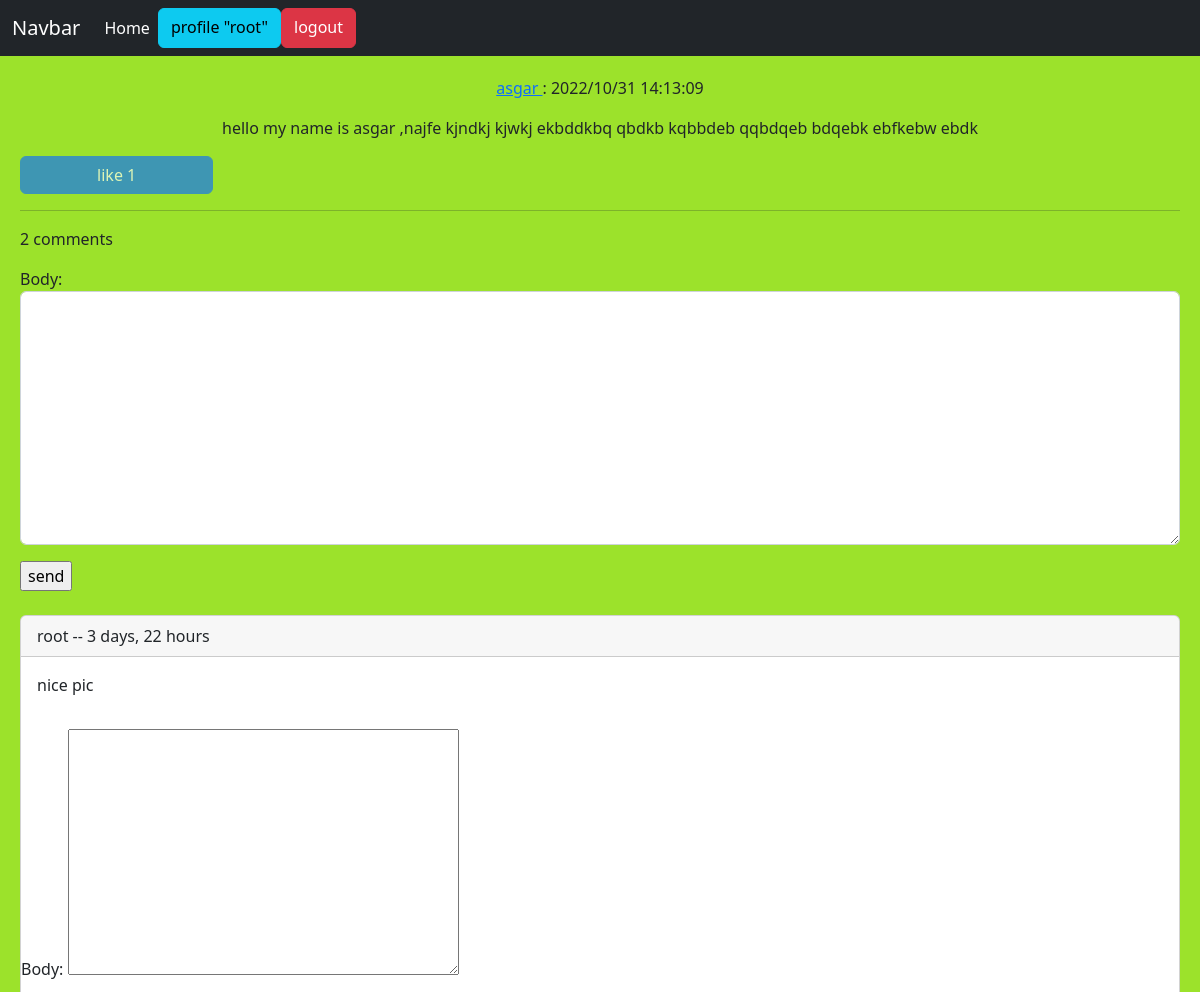
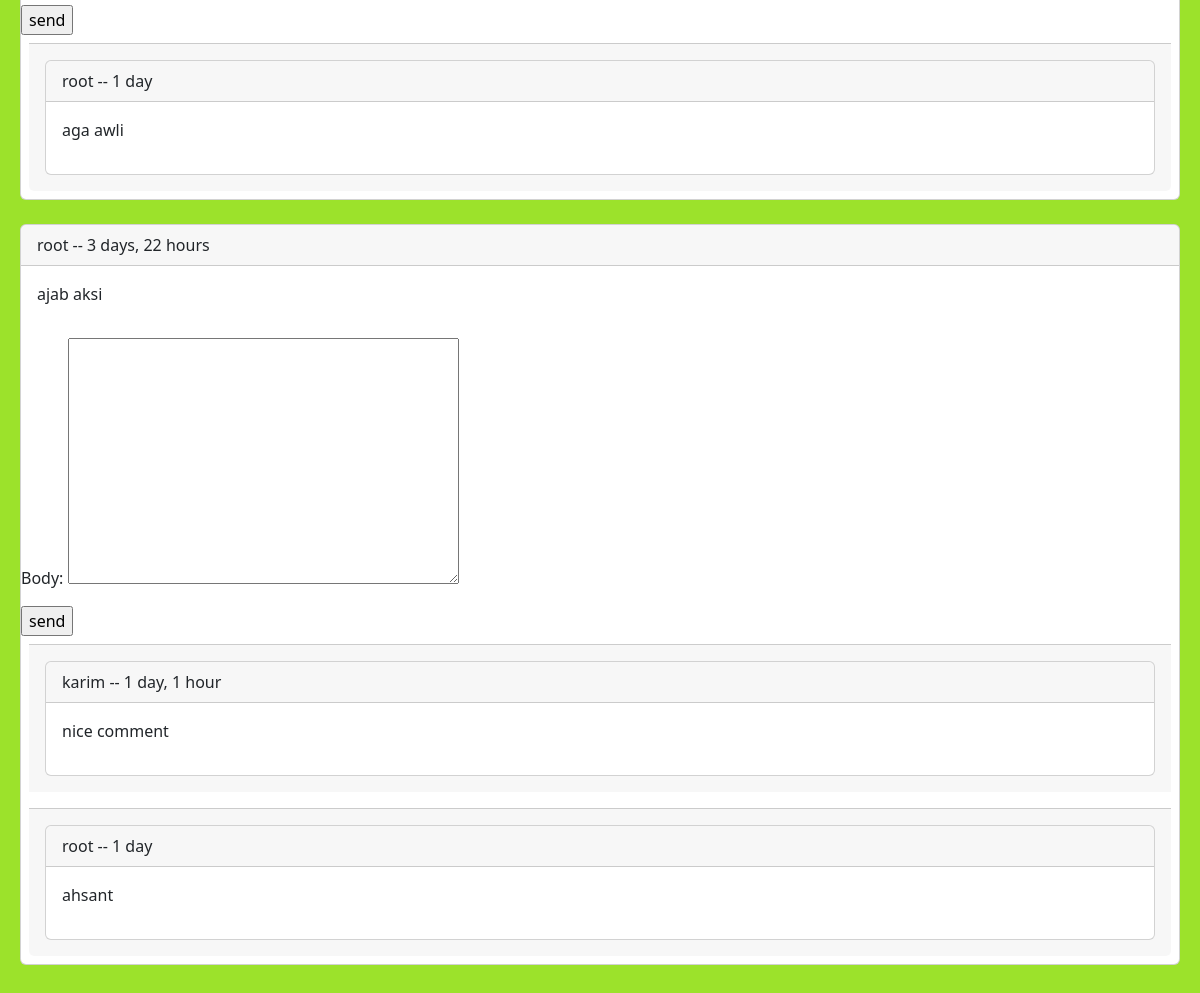
The page /post/2/hello-my-name-is-asgar-najfe-kjndkj-kjwkj-ekbddkbq (signed in) on the database its author committed (2 pictures, top to bottom).
### home/models.py (models this page shows, shortened)
class Post(models.Model):
    user=models.ForeignKey(User,on_delete=models.CASCADE,related_name="posts")
    body=models.TextField()
    slug=models.SlugField(max_length=30)
    created=models.DateTimeField(auto_now_add=True)
    updated=models.DateTimeField(auto_now=True)
    class Meta:
        ordering=('-updated',)
    def like_count(self):
        return self.post_likes.count()
    def user_can_like(self,user):
        user_like=user.user_likes.filter(post=self)
        if user_like.exists():
            return True
        return False

class Comment(models.Model):
    user=models.ForeignKey(User,on_delete=models.CASCADE,related_name='user_comment')
    post=models.ForeignKey(Post,on_delete=models.CASCADE,related_name='post_comment')
    reply=models.ForeignKey('self',on_delete=models.CASCADE,related_name='reply_comment',blank=True,null=True)
    is_reply=models.BooleanField(default=False)
    body=models.TextField(max_length=400)
    created=models.DateTimeField(auto_now_add=True)

### home/views.py (the view, shortened to what this page needs)
# urls.py: path('post/<int:post_id>/<slug:post_slug>',views.PostDetailView.as_view(),name='post_detail'),
class PostDetailView(View):
    form_class=CommentCreateForm
    form_class_reply=CommentReplyForm
    def setup(self, request, *args, **kwargs):
        self.post_instance=get_object_or_404(Post,pk=kwargs['post_id'],slug=kwargs['post_slug'])
        return super().setup(request, *args, **kwargs)
    def get(self, request, *args, **kwargs):
        comments = self.post_instance.post_comment.filter(is_reply=False)
        can_like=False
        self.post_instance.user_can_like(request.user)
        if request.user.is_authenticated and self.post_instance.user_can_like(request.user):
            can_like=True
        return render(request, 'home/post_detail.html', {'post': self.post_instance, 'comments': comments,'form':self.form_class,'replyform':self.form_class_reply ,'can_like':can_like})

### home/templates/home/post_detail.html (shortened to what this page needs)
{% extends 'base.html' %}
{% block content %}
    <div class="text-center">
    <p> <a href="{% url 'account:profile_user' post.user.id %}">{{ post.user.username }}  </a>:  {{ post.updated|date:"Y/m/d  G:i:s" }}</p>
    <p>{{ post.body }}</p>
    </div>
    <a class="{% if can_like  %}disabled{% endif %} btn btn-primary col-md-2" href="{% url 'home:post_like' post.id %}"> like {{ post.like_count }}</a>
    <hr/>
     {% if comments %}
    <p> {{ comments.count }} comments </p>
    {% endif %}
    {% if request.user.is_authenticated %}
        <form action="" method="post">
            {{ form.as_p }}
            <input type="submit" value="send">
        </form>
        <br/>
    {% else %}
        <p> only logged in user can send comment</p>
    {% endif %}
    {% for comment in comments %}
        <div class="card">
            <p class="card-header"> {{ comment.user }} -- {{ comment.created| timesince  }}</p>
            <p class="card-body">{{ comment.body }}</p>
{% if request.user.is_authenticated %}
            <form action="{% url 'home:reply_comment' post.id comment.id%}" method="post">
                {{replyform.as_p}}
                <input type="submit" value="send">
            </form>
{% endif %}
            {% for reply in comment.reply_comment.all %}
                <div class="card-footer p-3 m-2">
                <div class="card">
                    <p class="card-header"> {{ reply.user }} -- {{ reply.created| timesince  }}</p>
                    <p class="card-body">{{ reply.body }}</p>
                </div>
                </div>
            {% endfor %}
        </div>
        <br/>
    {% empty %}
        <div class="card">
            <p class="card-body">no comment yet</p>
        </div>
    {% endfor %}
{% endblock %}

### templates/inc/navbar.html
<nav class="navbar navbar-expand-lg navbar-dark bg-dark">
    <div class="container-fluid">
        <a class="navbar-brand" href="#">Navbar</a>
        <div class="collapse navbar-collapse" id="navbarNavAltMarkup">
            <div class="navbar-nav"><a class="nav-link active" aria-current="page" href="{% url 'home:home' %}">Home</a>
                {% if not request.user.is_authenticated %}
                    <a class="btn btn-info" href="{% url 'account:register_user' %}">Register</a>
                    <a class="btn btn-success" href="{% url 'account:login_user' %}">Login</a>
                {% else %}
                    <a class="btn btn-info" href="{% url 'account:profile_user' request.user.id %}">profile "{{ request.user }}"</a>
                    <a class="btn btn-danger" href="{% url 'account:logout_user' %}">logout</a>
                {% endif %}
            </div>
        </div>
    </div>
</nav>

### rows shown on the page
Post: user.username "asgar", updated "2022/10/31 14:13:09", body "hello my name is asgar ,najfe kjndkj kjwkj ekbddkbq qbdkb kqbbdeb qqbdqeb bdqebk ebfkebw ebdk", like_count "1"
Comment: user "root", created "3 days, 22 hours", body "nice pic"
Comment: user "root", created "1 day", body "aga awli"
Comment: user "root", created "3 days, 22 hours", body "ajab aksi"
Comment: user "karim", created "1 day, 1 hour", body "nice comment"
Comment: user "root", created "1 day", body "ahsant"

### other values the page prints
{{ request.user }} "root"
{{ comments.count }} "2"
